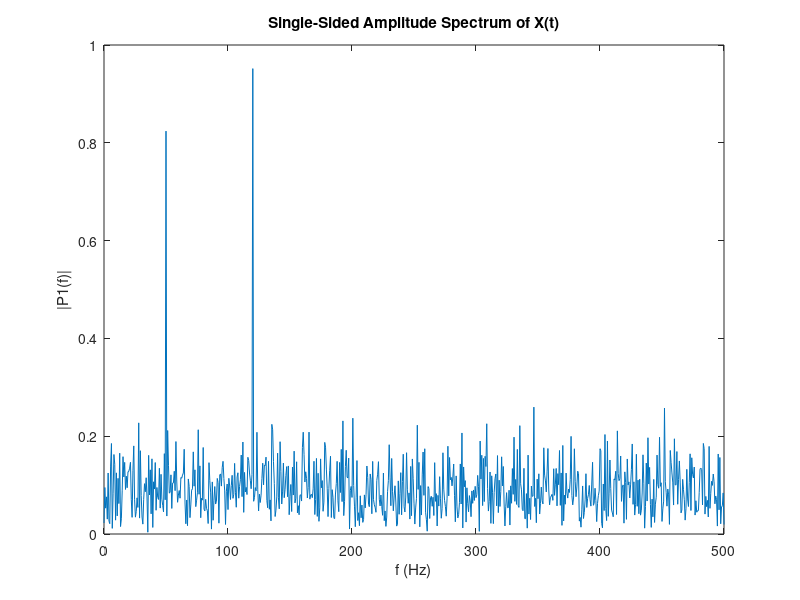

Source code (MATLAB):


Fs = 1000;            % Sampling frequency                    
T = 1/Fs;             % Sampling period       
L = 1500;             % Length of signal
t = (0:L-1)*T;        % Time vector


S = 0.7*sin(2*pi*50*t) + sin(2*pi*120*t);


X = S + 2*randn(size(t));


plot(1000*t(1:50),X(1:50))
title('Signal Corrupted with Zero-Mean Random Noise')
xlabel('t (milliseconds)')
ylabel('X(t)')



Y = fft(X);


P2 = abs(Y/L);
P1 = P2(1:L/2+1);
P1(2:end-1) = 2*P1(2:end-1);


f = Fs*(0:(L/2))/L;
plot(f,P1) 
title('Single-Sided Amplitude Spectrum of X(t)')
xlabel('f (Hz)')
ylabel('|P1(f)|')